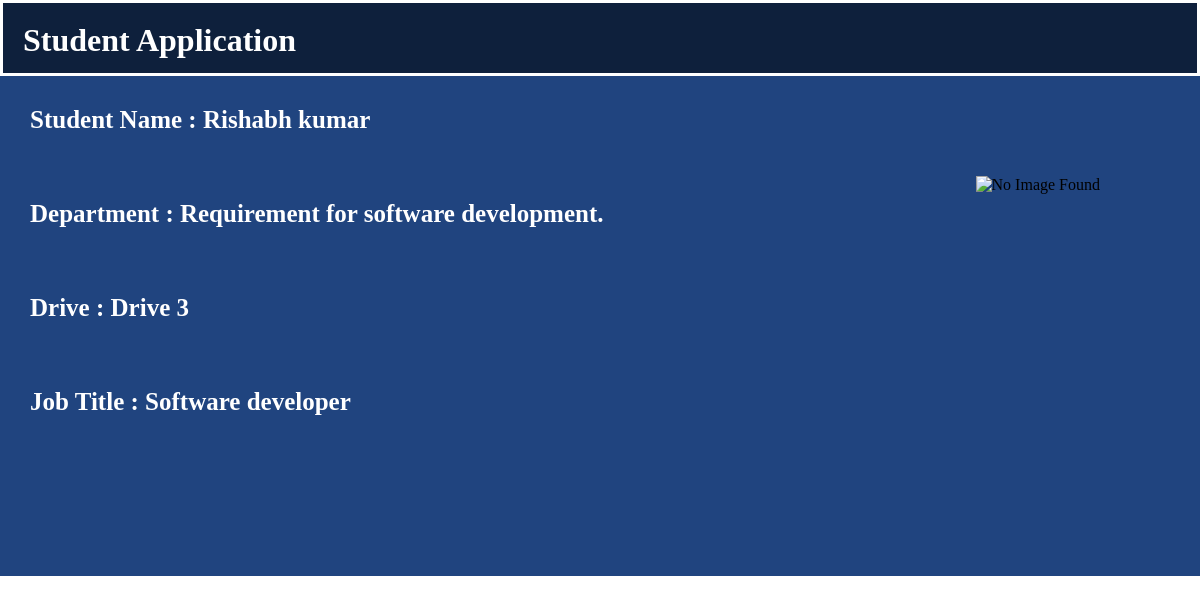
The app's page /student_application_details/2/4/Software developer with its own data.
### models.py (models this page shows)
class Application(db.Model):
    __tablename__ = 'application'
    id = db.Column(db.Integer , primary_key=True)
    student_name = db.Column(db.String , nullable=False)
    student_id = db.Column(db.Integer , nullable=False)
    drive_id = db.Column(db.Integer , db.ForeignKey('drive.id') , nullable=False)
    date = db.Column(db.DateTime , default = datetime.utcnow)
    status = db.Column(db.String , default="applied")
    drive = db.relationship('Drive', backref='applications')

class Drive(db.Model):
    __tablename__ = 'drive'
    id = db.Column(db.Integer , primary_key=True)
    user_id = db.Column(db.Integer , db.ForeignKey('users.id') , nullable=False)
    drive_name = db.Column(db.String(100) , nullable=False)
    company_id = db.Column(db.Integer , nullable=False)
    job_title = db.Column(db.String(100) , nullable=False)
    job_description = db.Column(db.String(100) , nullable=True)
    eligibilty = db.Column(db.String(100) , nullable=False)
    deadline = db.Column(db.DateTime)
    status = db.Column(db.String , default="pending")
    user = db.relationship('User', backref='drives')

### app.py (the view)
@app.route('/student_application_details/<int:app_id>/<int:comp_id>/<job>',methods=['GET','POST'])
def student_application_details(app_id,comp_id,job):
    drive = Drive.query.filter_by(id=app_id,company_id=comp_id).first()
    drive_apply=aliased(Drive)
    application = db.session.query(
        Application.id,
        Application.student_name,
        drive_apply.job_description.label('job_description'),
        drive_apply.job_title.label('job_title'),
        drive_apply.drive_name.label('drive_name')
    ).select_from(Application).join(drive_apply,Application.drive_id==drive_apply.id).filter(drive_apply.company_id==comp_id,drive_apply.job_title==job).first()
    return render_template('student_application_details.html' , drive=drive, application=application)

### templates/student_application_details.html (shortened to what this page needs)
<!DOCTYPE html>
<html lang="en">
<head>
</head>
<body>
    <div class="container">
        <div class="main">
            <div class="banner flex">
                <h1>Student Application</h1>
            </div>
            <div class="main-content">
                {% if application %}
                <div class="content">
                    <h3>Student Name : {{application.student_name}}</h3>
                    <br><br>
                    <h3>Department : {{application.job_description}}</h3>
                    <br><br>
                    <h3>Drive : {{application.drive_name}}</h3>
                    <br><br>
                    <h3>Job Title : {{application.job_title}}</h3>
                </div>
                {% endif %}
                <div class="content">
                    <img src="https://static.vecteezy.com/system/resources/previews/043/857/674/non_2x/graduate-boy-outline-illustration-vector.jpg" alt="No Image Found">
                </div>
            </div>
        </div>
    </div>
</body>
</html>

### templates/student_application_details.html (style rules this page uses)
* { margin: 0; padding: 0; text-decoration: none; list-style: none; }
.flex { display: flex; justify-content: space-between; align-items: center; }
.banner { height: 70px; color: white; border: 3px solid white; background-color: rgb(14, 32, 60); }
.content { background-color: rgb(32, 68, 127); height: 500px; }
h1 { padding-left: 20px; margin-top: 10px; margin-bottom: 5px; }
.content h3 { padding-top: 30px; font-weight: bold; font-size: 25px; color: white; margin-left: 30px; }
.main-content { background-color: rgb(32, 68, 127); height: 500px; display: flex; justify-content: space-between; }
.banner h1 { margin-right: 20px; }
img { height: 200px; width: 200px; margin-top: 100px; margin-right: 100px; }

### records on screen
Application: student_name "Rishabh kumar"
Drive: job_description "Requirement for software development.", drive_name "Drive 3", job_title "Software developer"
